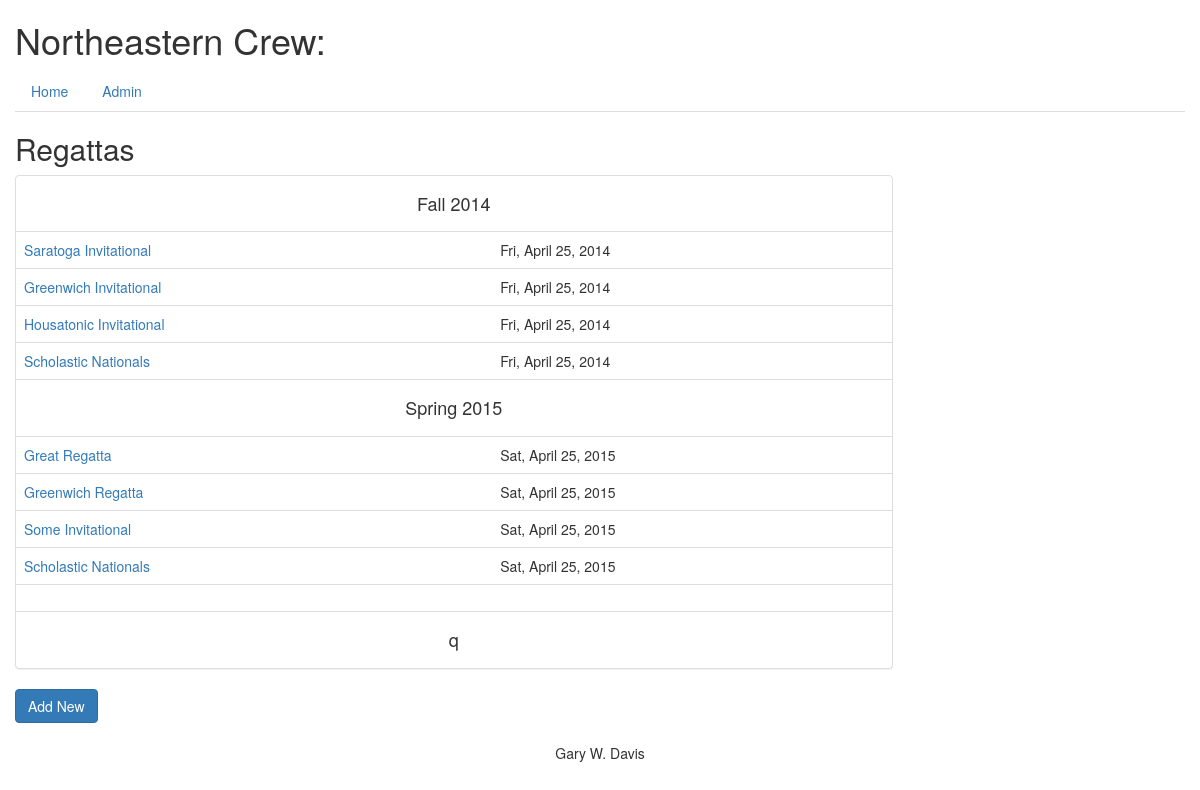
Screenshot of /regattas/ with the database file from the repository.
### database_setup.py (models this page shows, shortened)
class Seasons(Base):
    __tablename__ = 'seasons'
    id = Column(Integer, primary_key=True)
    name = Column(String(30), unique=True, nullable=False)
    short = Column(String(15), unique=True)
    description = Column(String(120))
    rower = relationship('Rowers', secondary='rowerseasons')

class Regattas(Base):
    __tablename__ = 'regattas'
    id = Column(Integer, primary_key=True)
    name = Column(String(250), nullable=False)
    season_id = Column(Integer, ForeignKey('seasons.id'), nullable=False)
    date = Column(DateTime)
    description = Column(String(250))
    weblink = Column(String(250))
    rower = relationship('Rowers', secondary='rowerregattas')
    season = relationship('Seasons')

### rowing.py (the view)
@app.route('/regattas/')
def showRegattas():
    seasons = db_helper.get_all_seasons()
    regattas = db_helper.get_all_regattas()
    return render_template('regattas.html', seasons=seasons, regattas=regattas)

### db_helper.py (called while the page is built)
def get_all_seasons():
    return session.query(Seasons).all()

def get_all_regattas():
    return session.query(Regattas).all()

### templates/regattas.html
{% extends "base.html" %}
{% block content %}
<h2 class='pheader'>Regattas</h2>
<div class="panel panel-default", style="width:75%">
	<table class="table table-hover">
	{% for s in seasons %}
	<tr><td colspan="2" align="center"><h4>{{s.description}}</h4></td></tr>
	{% for r in regattas if r.season_id == s.id %}
	<tr><td><a href='{{url_for('showRegatta',regatta_id=r.id)}}'>{{r.name}}</a></td><td>{{r.date.strftime('%a, %B %d, %Y')}}</td></tr>
	{% endfor %}
	{% endfor %}
	</table>
</div>
<p><a href='{{url_for('addRegatta')}}'><button type="button" class="btn btn-primary">Add New</button></a></p>
{% endblock %}

### rows the page displays
Seasons: description "Fall 2014"
Regattas: name "Saratoga Invitational", date "Fri, April 25, 2014"
Regattas: name "Greenwich Invitational", date "Fri, April 25, 2014"
Regattas: name "Housatonic Invitational", date "Fri, April 25, 2014"
Regattas: name "Scholastic Nationals", date "Fri, April 25, 2014"
Seasons: description "Spring 2015"
Regattas: name "Great Regatta", date "Sat, April 25, 2015"
Regattas: name "Greenwich Regatta", date "Sat, April 25, 2015"
Regattas: name "Some Invitational", date "Sat, April 25, 2015"
Regattas: name "Scholastic Nationals", date "Sat, April 25, 2015"
Seasons: description "q"
